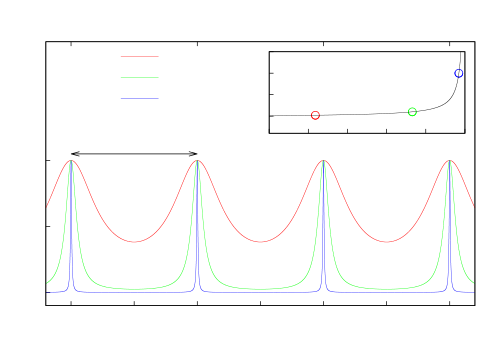

Generate this figure with gnuplot:
clear
reset
file="airy-funktion"
set key inside top left spacing 1.5
set samples 100000
set xtics nomirror
set ytics nomirror

R(F) = (2*F**2 + pi**2 - pi*sqrt(4*F**2 + pi**2))/(2*F**2)
k(F) = 4*R(F)/(1-R(F))**2
f(F,p) = 1/(1+k(F)*sin(p*pi)**2)

F1 = 2
F2 = 10
F3 = 100

#set label 1 sprintf('$\chi^2_{\mathrm{red}} = %.4f$',FIT_WSSR/FIT_NDF) at graph 0.02, 0.80

set term push
set term epslatex color 10
set out sprintf('%s.tex',file)

set multiplot

set arrow 1 heads from 0,1.05 to 1,1.05
set label 1 'FSR' at 0.4,1.12

set origin 0,0
set size 1,1
set xrange [-0.2:3.2]
set x2tics ("-300" -1, "0" 0, "300" 1, "600" 2, "900" 3)
set yrange [-0.1:1.9]
set ytics ("0" 0, "0.5" 0.5, "1" 1)
set xlabel 'Phase $\nicefrac{\phi}{\pi}$'
set x2label 'Frequenz $\nu$ [MHz]' 0,0
set ylabel 'Transmission' 2,-4
plot f(F1,x) title sprintf('$F=%d$',F1) lt 1 lc 1,\
f(F2,x) title sprintf('$F=%d$',F2) lt 1 lc 2,\
f(F3,x) title sprintf('$F=%d$',F3) lt 1 lc 3


F(R) = pi*sqrt(R)/(1-R)

unset arrow 1
unset label 1

set origin 0.43,0.54
set size 0.55,0.36
set xrange [0:1]
set yrange [-40:150]
unset x2tics
unset x2label
set ytics 50
#set logscale y
set xlabel 'Reflektivit{"a}t' 0,3.3
set ylabel 'Finesse' 2.5,0

set obj 1 circle fc lt 1 at R(F1),F1
set obj 2 circle fc lt 2 at R(F2),F2
set obj 3 circle fc lt 3 at R(F3),F3

plot F(x) notitle lt 1 lc 7

unset multiplot

unset out
set term pop
